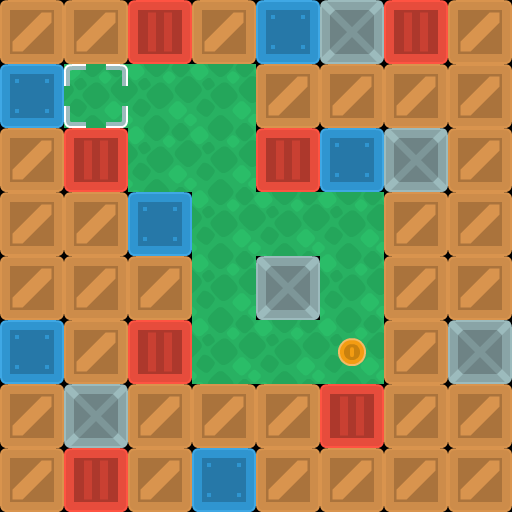

This is a level from a 2D game, rendered from its Tiled map with the project's own tilesets. A one-line summary and the complete map file follow:
An orthogonal 8x8 tile map with 64x64 px tiles, 3 tile layers (background, walls, objects).

<map version="1.10" tiledversion="1.11.2" orientation="orthogonal" renderorder="right-down" width="8" height="8" tilewidth="64" tileheight="64" infinite="0" nextlayerid="5" nextobjectid="1">
 <editorsettings>
  <export target="map1.csv" format="csv" />
 </editorsettings>
 <properties>
  <property name="character_bottom" value="[[0, 5], [1, 5], [2, 5]]" />
  <property name="character_left" value="[[3, 7], [4, 7], [5, 7]]" />
  <property name="character_right" value="[[0, 7], [1, 7], [2, 7]]" />
  <property name="character_top" value="[[3, 5], [4, 5], [5, 5]]" />
 </properties>
 <tileset firstgid="1" source="sokoban_tilesheet.tsx" />
 <layer id="4" name="background" width="8" height="8">
  <data encoding="csv">
0,0,0,0,0,0,0,0,
0,89,89,89,0,0,0,0,
0,0,89,89,0,0,0,0,
0,0,0,89,89,89,0,0,
0,0,0,89,0,89,0,0,
0,0,0,89,89,89,0,0,
0,0,0,0,0,0,0,0,
0,0,0,0,0,0,0,0
</data>
 </layer>
 <layer id="1" name="walls" width="8" height="8">
  <data encoding="csv">
2,2,3,2,4,6,3,2,
4,0,0,0,2,2,2,2,
2,3,0,0,3,4,6,2,
2,2,4,0,0,0,2,2,
2,2,2,0,6,0,2,2,
4,2,3,0,0,0,2,6,
2,6,2,2,2,3,2,2,
2,3,2,4,2,2,2,2
</data>
 </layer>
 <layer id="3" name="objects" width="8" height="8">
  <data encoding="csv">
0,0,0,0,0,0,0,0,
0,40,0,0,0,0,0,0,
0,0,0,0,0,0,0,0,
0,0,0,0,0,0,0,0,
0,0,0,0,0,0,0,0,
0,0,0,0,0,75,0,0,
0,0,0,0,0,0,0,0,
0,0,0,0,0,0,0,0
</data>
 </layer>
</map>
